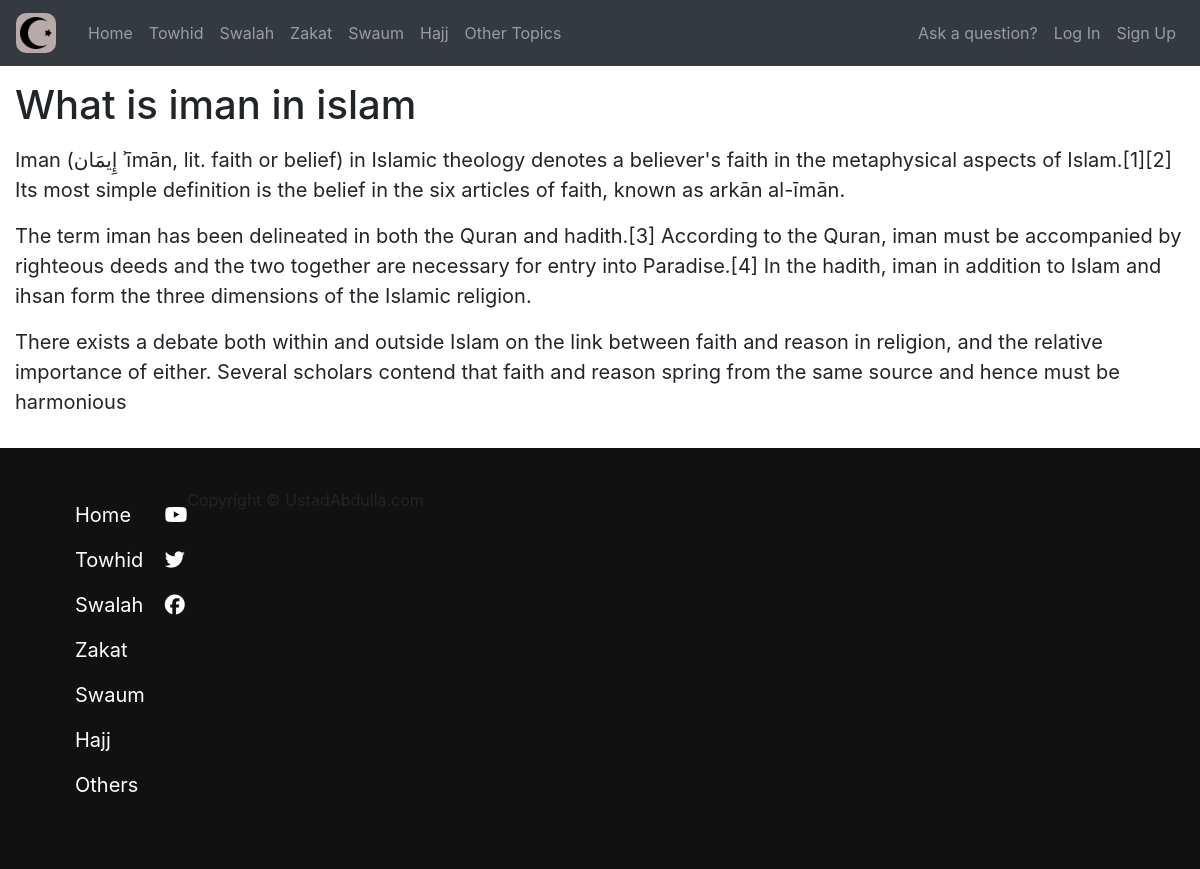
Screenshot of /home/others/what-is-iman-in-islam/ with the database file from the repository.
### home/models.py (models this page shows, shortened)
class Others(models.Model):
    title = models.CharField(max_length=300)
    slug = models.SlugField()
    content = models.TextField()

### home/views.py (the view)
# urls.py: path('others/<slug:my_slug>/', views.other_detail, name='other-detail'),
def other_detail(request, my_slug):
     other = Others.objects.get(slug=my_slug)
     my_context = {
          'others': other
     }
     return render(request, 'home/other-detail.html', my_context)

### home/templates/home/other-detail.html
{% extends 'base.html' %}
{% block content %}
<div class="paragraphs">
      <h1>{{ others.title }}</h1>
      <p>{{ others.content|linebreaks }}</p>
</div>
{% endblock content %}

### static/base.css (style rules this page uses)
* { margin: 0; padding: 0; }
body { font-family: 'PT Sans', sans-serif, 'Roboto'; }
.paragraphs { font-size: 20px; padding: 15px; }

### rows the page displays
Others: title "What is iman in islam", content "Iman (إِيمَان ʾīmān, lit. faith or belief) in Islamic theology denotes a believer's faith in the metaphysical aspects of Islam.[1][2] Its most simple definition is the belief in the six articles of faith, known as arkān al-īmān. The term iman has been delineated in both the Quran and hadith.[3] According to the Quran, iman must be accompanied by righteous deeds and the two together are necessary for entry into Paradise.[4] In the hadith, iman in addition to Islam and ihsan form the three dimensions of the Islamic religion. There exists a debate both within and outside Islam on the link between faith and reason in religion, and the relative importance of either. Several scholars contend that…"
